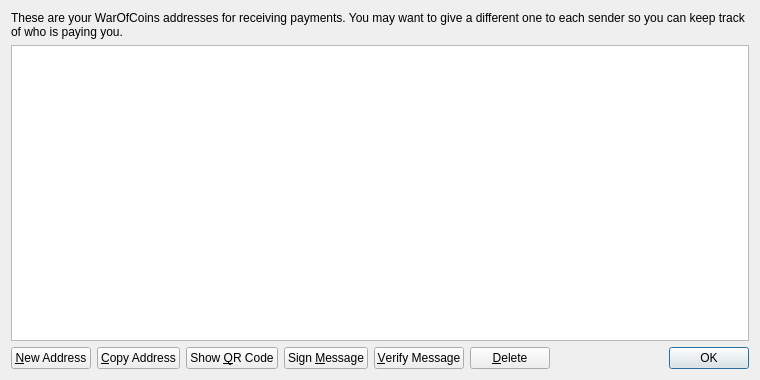
<?xml version="1.0" encoding="UTF-8"?>
<ui version="4.0">
 <class>AddressBookPage</class>
 <widget class="QWidget" name="AddressBookPage">
  <property name="geometry">
   <rect>
    <x>0</x>
    <y>0</y>
    <width>760</width>
    <height>380</height>
   </rect>
  </property>
  <property name="windowTitle">
   <string>Address Book</string>
  </property>
  <layout class="QVBoxLayout" name="verticalLayout">
   <item>
    <widget class="QLabel" name="labelExplanation">
     <property name="text">
      <string>These are your WarOfCoins addresses for receiving payments. You may want to give a different one to each sender so you can keep track of who is paying you.</string>
     </property>
     <property name="textFormat">
      <enum>Qt::PlainText</enum>
     </property>
     <property name="wordWrap">
      <bool>true</bool>
     </property>
    </widget>
   </item>
   <item>
    <widget class="QTableView" name="tableView">
     <property name="contextMenuPolicy">
      <enum>Qt::CustomContextMenu</enum>
     </property>
     <property name="toolTip">
      <string>Double-click to edit address or label</string>
     </property>
     <property name="tabKeyNavigation">
      <bool>false</bool>
     </property>
     <property name="alternatingRowColors">
      <bool>true</bool>
     </property>
     <property name="selectionMode">
      <enum>QAbstractItemView::SingleSelection</enum>
     </property>
     <property name="selectionBehavior">
      <enum>QAbstractItemView::SelectRows</enum>
     </property>
     <property name="sortingEnabled">
      <bool>true</bool>
     </property>
     <attribute name="verticalHeaderVisible">
      <bool>false</bool>
     </attribute>
    </widget>
   </item>
   <item>
    <layout class="QHBoxLayout" name="horizontalLayout">
     <item>
      <widget class="QPushButton" name="newAddressButton">
       <property name="toolTip">
        <string>Create a new address</string>
       </property>
       <property name="text">
        <string>&amp;New Address</string>
       </property>
       <property name="icon">
        <iconset resource="../WarOfCoins.qrc">
         <normaloff>:/icons/add</normaloff>:/icons/add</iconset>
       </property>
      </widget>
     </item>
     <item>
      <widget class="QPushButton" name="copyToClipboard">
       <property name="toolTip">
        <string>Copy the currently selected address to the system clipboard</string>
       </property>
       <property name="text">
        <string>&amp;Copy Address</string>
       </property>
       <property name="icon">
        <iconset resource="../WarOfCoins.qrc">
         <normaloff>:/icons/editcopy</normaloff>:/icons/editcopy</iconset>
       </property>
      </widget>
     </item>
     <item>
      <widget class="QPushButton" name="showQRCode">
       <property name="text">
        <string>Show &amp;QR Code</string>
       </property>
       <property name="icon">
        <iconset resource="../WarOfCoins.qrc">
         <normaloff>:/icons/qrcode</normaloff>:/icons/qrcode</iconset>
       </property>
      </widget>
     </item>
     <item>
      <widget class="QPushButton" name="signMessage">
       <property name="toolTip">
        <string>Sign a message to prove you own a WarOfCoins address</string>
       </property>
       <property name="text">
        <string>Sign &amp;Message</string>
       </property>
       <property name="icon">
        <iconset resource="../WarOfCoins.qrc">
         <normaloff>:/icons/edit</normaloff>:/icons/edit</iconset>
       </property>
      </widget>
     </item>
     <item>
      <widget class="QPushButton" name="verifyMessage">
       <property name="toolTip">
        <string>Verify a message to ensure it was signed with a specified WarOfCoins address</string>
       </property>
       <property name="text">
        <string>&amp;Verify Message</string>
       </property>
       <property name="icon">
        <iconset resource="../WarOfCoins.qrc">
         <normaloff>:/icons/transaction_0</normaloff>:/icons/transaction_0</iconset>
       </property>
      </widget>
     </item>
     <item>
      <widget class="QPushButton" name="deleteButton">
       <property name="toolTip">
        <string>Delete the currently selected address from the list</string>
       </property>
       <property name="text">
        <string>&amp;Delete</string>
       </property>
       <property name="icon">
        <iconset resource="../WarOfCoins.qrc">
         <normaloff>:/icons/remove</normaloff>:/icons/remove</iconset>
       </property>
      </widget>
     </item>
     <item>
      <spacer name="horizontalSpacer">
       <property name="orientation">
        <enum>Qt::Horizontal</enum>
       </property>
       <property name="sizeHint" stdset="0">
        <size>
         <width>40</width>
         <height>20</height>
        </size>
       </property>
      </spacer>
     </item>
     <item>
      <widget class="QDialogButtonBox" name="buttonBox">
       <property name="sizePolicy">
        <sizepolicy hsizetype="Maximum" vsizetype="Fixed">
         <horstretch>0</horstretch>
         <verstretch>0</verstretch>
        </sizepolicy>
       </property>
       <property name="standardButtons">
        <set>QDialogButtonBox::Ok</set>
       </property>
      </widget>
     </item>
    </layout>
   </item>
  </layout>
 </widget>
 <resources>
  <include location="../WarOfCoins.qrc"/>
 </resources>
 <connections/>
</ui>
